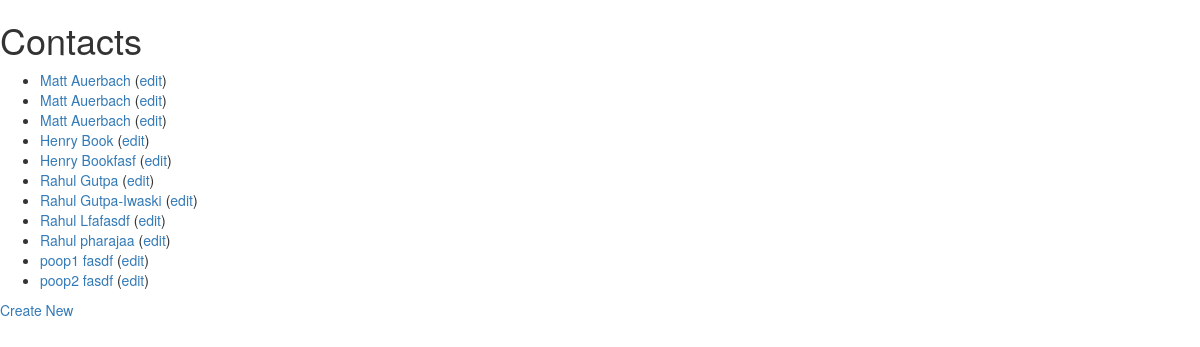
The page / on the database its author committed.
### contacts/models.py (models this page shows)
class Contact(models.Model):
	first_name= models.CharField(max_length=255)
	last_name= models.CharField(max_length=255)
	email =models.EmailField()
	def __str__(self):
		return ' '.join([self.first_name,self.last_name])
	def get_absolute_url(self):
		 return reverse('contacts-view', kwargs={'pk': self.id})

### contacts/views.py (the view)
# urls.py: url(r'^$', contacts.views.ListContactView.as_view(),
class ListContactView(ListView):
	model = Contact
	template_name = 'contact_list.html'

### contacts/templates/contact_list.html
{% extends "base.html" %}
{% block content %}
<h1>Contacts</h1>
<ul>
	{% for contact in object_list %}
		<li class="contact">
		 <a href="{{ contact.get_absolute_url }}">{{ contact }}</a>
		(<a href="{% url "contacts-edit" pk=contact.id %}">edit</a>)
		 </li>
		{% endfor %}
</ul>
<a href="{% url "contacts-new" %}"> Create New </a>
{% endblock %}

### contacts/templates/base.html (shortened to what this page needs)
{% load staticfiles %}
<!DOCTYPE html>
<html>
<head>
<link href="{% static 'bootstrap/css/bootstrap.min.css' %}" rel="stylesheet" media="screen">
</head>
<body>
{% block content %}
{% endblock %}
</body>
</html>

### rows shown on the page
Contact: first_name+last_name "Matt Auerbach"
Contact: first_name+last_name "Matt Auerbach"
Contact: first_name+last_name "Matt Auerbach"
Contact: first_name+last_name "Henry Book"
Contact: first_name+last_name "Henry Bookfasf"
Contact: first_name+last_name "Rahul Gutpa"
Contact: first_name+last_name "Rahul Gutpa-Iwaski"
Contact: first_name+last_name "Rahul Lfafasdf"
Contact: first_name+last_name "Rahul pharajaa"
Contact: first_name+last_name "poop1 fasdf"
Contact: first_name+last_name "poop2 fasdf"
